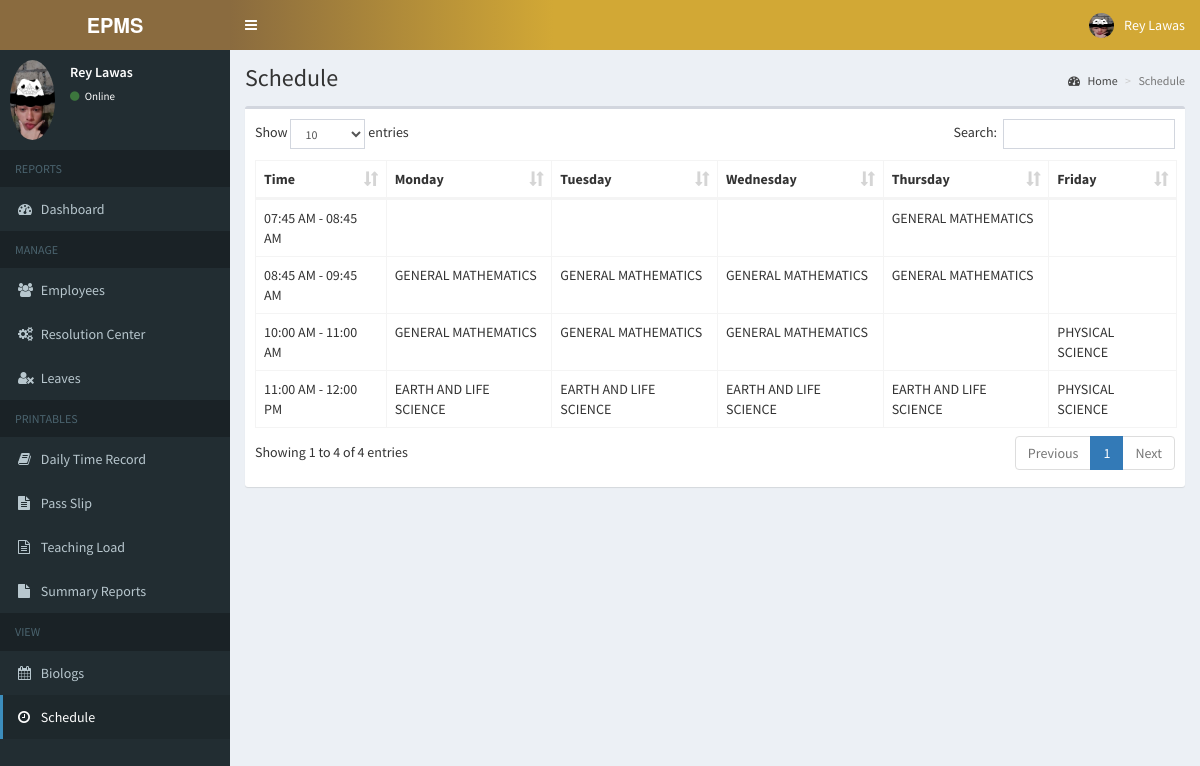
Screenshot of /school_head/teaching_load_view.php (signed in) with the database file from the repository.
### tables this page shows
CREATE TABLE `employees` (
  `id` int(11) NOT NULL,
  `employee_id` varchar(15) NOT NULL,
  `firstname` varchar(50) NOT NULL,
  `middlename` varchar(10) NOT NULL,
  `lastname` varchar(50) NOT NULL,
  `username` varchar(30) NOT NULL,
  `password` varchar(60) NOT NULL,
  `address` text NOT NULL,
  `birthdate` date NOT NULL,
  `contact_info` varchar(100) NOT NULL,
  `gender` varchar(10) NOT NULL,
  `position` varchar(50) NOT NULL,
  `schedule_id` int(11) NOT NULL,
  `photo` varchar(200) NOT NULL,
  `created_on` date NOT NULL
);

CREATE TABLE `schedules` (
  `id` int(11) NOT NULL,
  `employee_id` varchar(15) NOT NULL,
  `monday` varchar(255) NOT NULL,
  `tuesday` varchar(255) NOT NULL,
  `wednesday` varchar(255) NOT NULL,
  `thursday` varchar(255) NOT NULL,
  `friday` varchar(255) NOT NULL,
  `time_in` time NOT NULL,
  `time_out` time NOT NULL,
  `status` varchar(255) NOT NULL,
  `created_at` timestamp NOT NULL DEFAULT current_timestamp()
);

### school_head/includes/session.php (called while the page is built, shortened)
<?php
	include 'includes/conn.php';
	$sql = "SELECT * FROM employees WHERE id = '".$_SESSION['admin']."'";
	$query = $conn->query($sql);
	$user = $query->fetch_assoc();
?>

### school_head/includes/getSchedulesByUserId.php (called while the page is built)
<?php
function getSchedulesByUserId($conn, $userId) {
    $sql = "SELECT *, schedules.id AS lid, employees.employee_id AS empid
            FROM schedules
            LEFT JOIN employees ON employees.id = schedules.employee_id
            WHERE employees.id = ? ORDER BY schedules.time_in ASC";
    $stmt = $conn->prepare($sql);
    $stmt->bind_param('i', $userId);
    $stmt->execute();
    $result = $stmt->get_result();
    $schedules = [];
    while ($row = $result->fetch_assoc()) {
        $schedules[] = $row;
    }
    return $schedules;
}
?>

### school_head/teaching_load_view.php (the view, shortened to what this page needs)
<?php include 'includes/session.php'; ?>
<?php include 'includes/header.php'; ?>
<?php include 'includes/getSchedulesByUserId.php'; ?>
<body class="hold-transition skin-blue sidebar-mini">
<div class="wrapper">
  <?php include 'includes/navbar.php'; ?>
  <?php include 'includes/menubar.php'; ?>
  <div class="content-wrapper">
    <section class="content-header">
    <h1>
        Schedule
      </h1>
      <ol class="breadcrumb">
        <li><a href="#"><i class="fa fa-dashboard"></i> Home</a></li>
        <li class="active">Schedule</li>
      </ol>
      </section>
    <section class="content">
      <div class="row">
        <div class="col-xs-12">
          <div class="box">
            <div class="box-body">
              <table id="example1" class="table table-bordered">
                <thead>
                  <th>Time</th>
                  <th>Monday</th>
                  <th>Tuesday</th>
                  <th>Wednesday</th>
                  <th>Thursday</th>
                  <th>Friday</th>
                </thead>
                <tbody>
<?php
    $userId = $_SESSION['admin'];
    $schedules = getSchedulesByUserId($conn, $userId);
    foreach ($schedules as $row) {
        echo "
            <tr>
                <td class='hidden'></td>
                <td>".date('h:i A', strtotime($row['time_in']))." - ".date('h:i A', strtotime($row['time_out']))."</td>
                <td>".$row['monday']."</td>
                <td>".$row['tuesday']."</td>
                <td>".$row['wednesday']."</td>
                <td>".$row['thursday']."</td>
                <td>".$row['friday']."</td>
            </tr>
        ";
    }
?>
                </tbody>
              </table>
            </div>
          </div>
        </div>
      </div>
    </section>
  </div>
</div>
</body>
</html>

### school_head/includes/navbar.php (shortened to what this page needs)
<header class="main-header">
    <a href="home.php" class="logo">
      <span class="logo-lg"><b>EPMS</b> </span>
    </a>
    <nav class="navbar navbar-static-top">
      <a href="#" class="sidebar-toggle" data-toggle="push-menu" role="button">
      </a>
      <div class="navbar-custom-menu">
        <ul class="nav navbar-nav">
          <li class="dropdown user user-menu">
            <a href="#" class="dropdown-toggle" data-toggle="dropdown">
              <img src="<?php echo (!empty($user['photo'])) ? '../images/'.$user['photo'] : '../images/profile.jpg'; ?>" class="user-image" alt="User Image">
              <span class="hidden-xs"><?php echo $user['firstname'] . ' ' . $user['middlename'] . ' ' . $user['lastname']; ?></span>
            </a>
          </li>
        </ul>
      </div>
    </nav>
  </header>

### school_head/includes/menubar.php
<aside class="main-sidebar">
    <section class="sidebar">
        <div class="user-panel">
            <div class="pull-left image">
                <img src="<?php echo (!empty($user['photo'])) ? '../images/'.$user['photo'] : '../images/profile.jpg'; ?>" class="img-circle" alt="User Image">
            </div>
            <div class="pull-left info">
            <p><?php echo $user['firstname'] . ' ' . $user['middlename'] . ' ' . $user['lastname']; ?></p>
                <a><i class="fa fa-circle text-success"></i> Online</a>
            </div>
        </div>
        <ul class="sidebar-menu" data-widget="tree">
            <li class="header">REPORTS</li>
            <li><a href="home.php"><i class="fa fa-dashboard"></i> <span>Dashboard</span></a></li>
            <li class="header">MANAGE</li>
            <li><a href="employee.php"><i class="fa fa-users"></i> Employees</a></li>
            <li><a href="resolution_center.php"><i class="fa fa-cogs"></i> <span>Resolution Center</span></a></li>
            <li><a href="employee_leave_request.php"><i class="fa fa-user-times"></i> Leaves</a></li>
            <li class="header">PRINTABLES</li>
            <li><a href="dtr.php"><i class="fa fa-book"></i> <span>Daily Time Record</span></a></li>
            <li><a href="passlip.php"><i class="fa fa-file-text"></i> <span>Pass Slip</span></a></li>
            <li><a href="teaching_load.php"><i class="fa fa-file-text-o"></i> <span>Teaching Load</span></a></li>
            <li><a href="summary_reports.php"><i class="fa fa-file"></i> <span>Summary Reports</span></a></li>
            <li class="header">VIEW</li>
            <li><a href="attendance.php"><i class="fa fa-calendar"></i> <span>Biologs</span></a></li>
            <li><a href="teaching_load_view.php"><i class="fa fa-clock-o"></i> <span>Schedule</span></a></li>
        </ul>
    </section>
</aside>

### school_head/includes/header.php (style rules this page uses)
.navbar { background: linear-gradient(to right, #8A6B3F, #D2A835, #D2A835, #D2A835); }

### school_head/includes/navbar.php (style rules this page uses)
.main-header .logo { background-color: #8A6B3F !important; }

### rows the page displays
employees: photo (picture), firstname "Rey", lastname "Lawas"
schedules: time_in "07:45 AM", time_out "08:45 AM", thursday "GENERAL MATHEMATICS"
schedules: time_in "08:45 AM", time_out "09:45 AM", monday "GENERAL MATHEMATICS", tuesday "GENERAL MATHEMATICS", wednesday "GENERAL MATHEMATICS", thursday "GENERAL MATHEMATICS"
schedules: time_in "10:00 AM", time_out "11:00 AM", monday "GENERAL MATHEMATICS", tuesday "GENERAL MATHEMATICS", wednesday "GENERAL MATHEMATICS", friday "PHYSICAL SCIENCE"
schedules: time_in "11:00 AM", time_out "12:00 PM", monday "EARTH AND LIFE SCIENCE", tuesday "EARTH AND LIFE SCIENCE", wednesday "EARTH AND LIFE SCIENCE", thursday "EARTH AND LIFE SCIENCE", friday "PHYSICAL SCIENCE"
